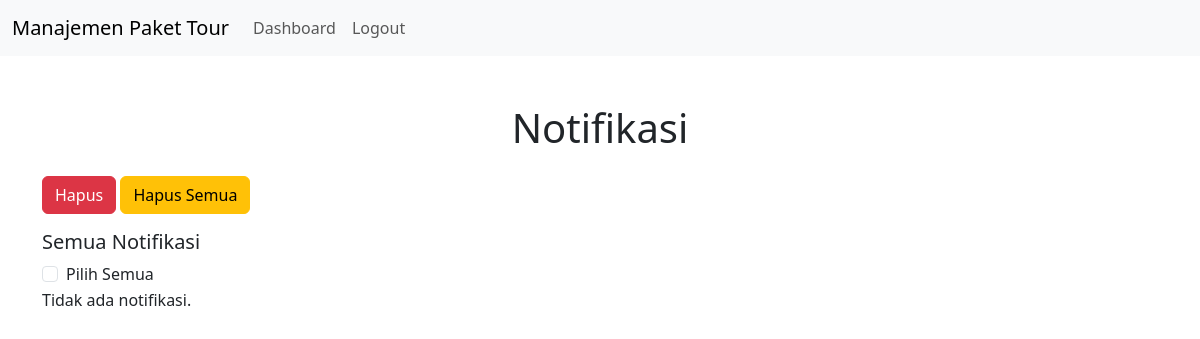
The page /Dashboard/notifikasi.php (signed in) on the database as committed earlier.
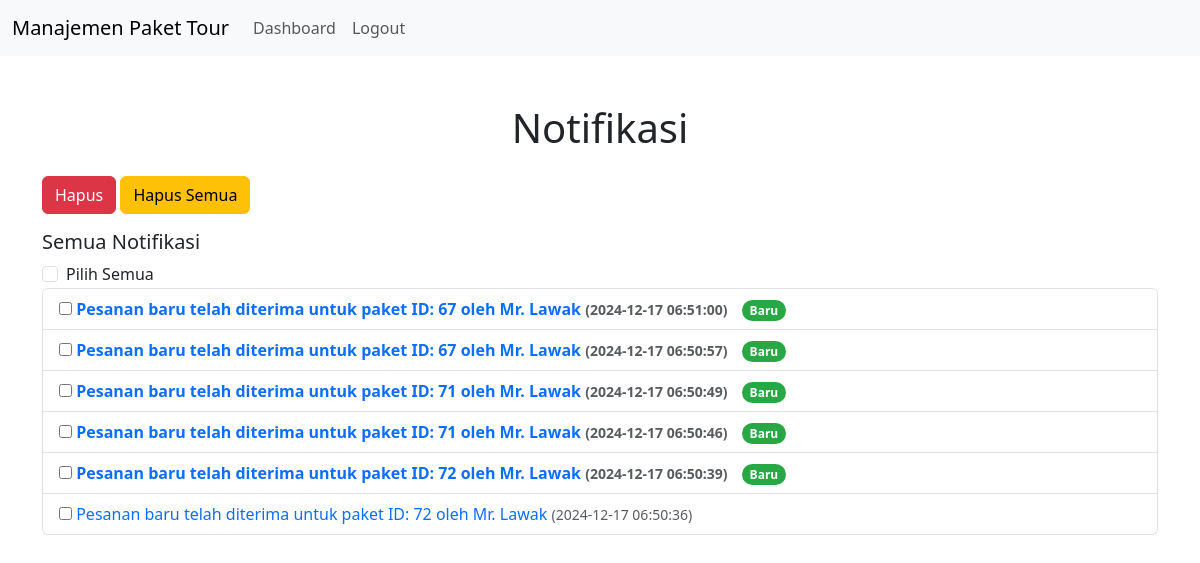
The same page on the database as committed later.
### tables this page shows
CREATE TABLE `notifications` (
  `id_notif` int(11) NOT NULL,
  `message` varchar(255) NOT NULL,
  `is_read` tinyint(4) DEFAULT 0,
  `created_at` timestamp NOT NULL DEFAULT current_timestamp(),
  `id_pesanan` int(11) DEFAULT NULL
);

### Backend/notification.php (called while the page is built, shortened)
<?php
require_once 'koneksi.php';
function getNotifications() {
    global $conn;
    $result = $conn->query("SELECT * FROM notifications ORDER BY created_at DESC");
    $notifications = [];
    while ($row = $result->fetch_assoc()) {
        $notifications[] = $row;
    }
    return $notifications;
}
?>

### Dashboard/notifikasi.php (the view, shortened to what this page needs)
<?php
require_once '../backend/koneksi.php';
require_once '../backend/notification.php';
$notifications = getNotifications();
?>
<!DOCTYPE html>
<html lang="en">
<head>
    <link href="https://cdn.jsdelivr.net/npm/bootstrap@5.3.3/dist/css/bootstrap.min.css" rel="stylesheet">
</head>
<body>
<nav class="navbar navbar-expand-lg navbar-light bg-light">
    <div class="container-fluid">
        <a class="navbar-brand" href="#">Manajemen Paket Tour</a>
        <div class="collapse navbar-collapse" id="navbarNav">
            <ul class="navbar-nav">
                <li class="nav-item">
                    <a class="nav-link" href="admin.php">Dashboard</a>
                </li>
                <li class="nav-item">
                    <a class="nav-link" href="../backend/logout.php">Logout</a>
                </li>
            </ul>
        </div>
    </div>
</nav>
<div class="container my-5">
    <h1 class="text-center mb-4">Notifikasi</h1>
    <form method="POST" action="">
        <div class="mb-3">
            <button type="submit" name="delete_ids" class="btn btn-danger">Hapus</button>
            <button type="submit" name="delete_all" class="btn btn-warning">Hapus Semua</button>
        </div>
        <h5>Semua Notifikasi</h5>
        <div class="form-check">
            <input type="checkbox" class="form-check-input" id="selectAll" onclick="toggleCheckboxes(this)">
            <label class="form-check-label" for="selectAll">Pilih Semua</label>
        </div>
        <?php if (count($notifications) > 0): ?>
            <ul class="list-group mb-4">
                <?php foreach ($notifications as $notification): ?>
                    <li class="list-group-item <?php echo $notification['is_read'] ? 'read' : 'unread'; ?>">
                        <input type="checkbox" name="delete_ids[]" value="<?php echo $notification['id_notif']; ?>">
                        <a href="?mark_read=<?php echo $notification['id_notif']; ?>" class="text-decoration-none">
                            <?php echo htmlspecialchars($notification['message']); ?>
                        </a>
                        <small class="text-muted"> (<?php echo $notification['created_at']; ?>)</small>
                        <?php if (!$notification['is_read']): ?>
                            <span class="new-badge">Baru</span>
                        <?php endif; ?>
                    </li>
                <?php endforeach; ?>
            </ul>
        <?php else: ?>
            <p>Tidak ada notifikasi.</p>
        <?php endif; ?>
    </form>
</div>
</body>
</html>

### Dashboard/notifikasi.php (style rules this page uses)
.read { color: #6c757d; }
.unread { font-weight: bold; }
.new-badge { background-color: #28a745; color: white; border-radius: 12px; padding: 2px 8px; font-size: 0.75rem; margin-left: 10px; }

Rows that differ between the two databases and show on the page:
added notifications: message "Pesanan baru telah diterima untuk paket ID: 67 oleh Mr. Lawak", created_at "2024-12-17 06:51:00", is_read "Baru"
added notifications: message "Pesanan baru telah diterima untuk paket ID: 67 oleh Mr. Lawak", created_at "2024-12-17 06:50:57", is_read "Baru"
added notifications: message "Pesanan baru telah diterima untuk paket ID: 71 oleh Mr. Lawak", created_at "2024-12-17 06:50:49", is_read "Baru"
added notifications: message "Pesanan baru telah diterima untuk paket ID: 71 oleh Mr. Lawak", created_at "2024-12-17 06:50:46", is_read "Baru"
added notifications: message "Pesanan baru telah diterima untuk paket ID: 72 oleh Mr. Lawak", created_at "2024-12-17 06:50:39", is_read "Baru"
added notifications: message "Pesanan baru telah diterima untuk paket ID: 72 oleh Mr. Lawak", created_at "2024-12-17 06:50:36", is_read 1 (drawn)
Other text that changed with them:
text no longer shown: "Tidak ada notifikasi."
